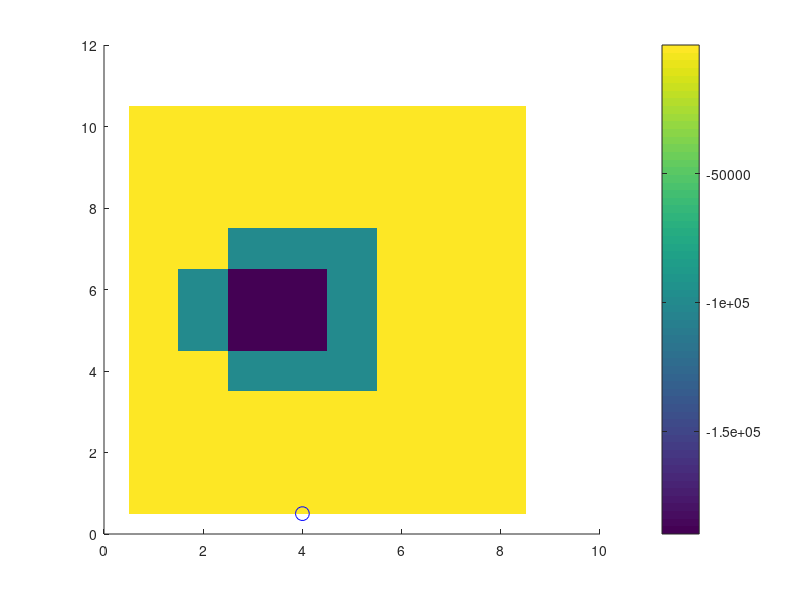

Here is the MATLAB script that generated this plot: (Note: this script raises an error after producing the figure.)
%% Value-iteration with low-fidelity model.
function lf_global_planner_vi()
    global actions gridW gridH xgoal INF

    % Goal location
    xgoal = [4; 9];
    
    % Definition of infinity
    INF = 100000;

    % World bounds and actions. 
    % Lower LH corner of world is (0,0)
    % Upper RH corner of world is (8,10)
    gridW = 8; 
    gridH = 10; 
    actions = {'up', 'down', 'left', 'right'};
    
    % Compute value
    gamma = 0.9;
    optV = valueIteration(gamma);
    
    % Plot the world
    plotWorld(optV)
end

%% Value iteration algorithm
function V = valueIteration(gamma)
    global gridW gridH xgoal INF
    maxIter = 1000;
    eps = 1e-8;
    % Important to initialize V with -inf everywhere but goal
    V = ones(gridH, gridW)*(-INF)
    V(xgoal(2),xgoal(1)) = 0.0;
    for i=1:maxIter
        prevV = V;
        V = runIteration(prevV, gamma);
        % Return if we converged
        diff = sum(sum(abs(prevV - V)));
        if diff <= eps
            fprintf('Value iteration converged at iteration: %d\n', i);
            return 
        else
            fprintf('Not converged: %f\n', diff);
        end
    end
end

%% Evaluate Policy by updating the value of every state by diffusing the 
% rewards backwards through the dynamics of the world and current policy
function V = runIteration(V, gamma)
    global gridW gridH xgoal
    for r=1:gridH
        for c=1:gridW
            allowedA = allowedActions(r, c);
            [~,numAllowed] = size(allowedA);
            qsa = zeros(size(allowedA));
            for idx=1:numAllowed
                a = allowedA{idx};
                [rnext, cnext, ~] = transition(r,c,a);
                qsa(idx) = reward(r,c,a) + gamma*V(rnext,cnext);
            end
            % Do \argmax_a Q(s,a)
            V(r,c) = max(qsa);
        end
    end
    % == debugging == %
    plotWorld(V, xgoal);
    drawnow;
    pause(0.5);
    % == debugging == %
end

%% Reward function
function re = reward(r,c,a)
    global xgoal INF
    inObs = (r == 5 && c == 2) || (r == 6 && c == 2) || (r >=4 && r <= 7 && c >= 3 && c <= 5);
    if r == xgoal(2) && c == xgoal(1)
        % if you're at the goal, no penalty
        re = 0.0;
    elseif inObs
        % penalize being inside obs with -Inf
        re = -INF;
    else
        % penalize all actions -1 (bc up,down,left,right)
        re = -1;
    end
end

%% Initializes rewards on gridworld
function reward = initializeRewards()
    global gridH gridW xgoal INF
    reward = zeros(gridH, gridW);
    % Set goal reward
    reward(xgoal(2),xgoal(1)) = 0.0;
    % Set obstacle penalty
    reward(5,2) = -INF; 
    reward(6,2) = -INF; 
    for i=4:7
        for j=3:5
            reward(i,j) = -100000;%-Inf;
        end
    end
end

%% Get a list of all possible actions that are allowed from (r,c)
function allowedAct = allowedActions(r, c)
    global actions
    allowedAct = {};
    [~,numA] = size(actions);
    for i=1:numA
        a = actions{i};
        [~,~,illegal] = transition(r,c,a);
        if ~illegal
            allowedAct{end+1} = a;
        end
    end
end

%% Given state = (row,col) and current action, returns 
% the next state we would end up in if we took this action.
% Sets illegal flag if this action is not allowed
function [rnext,cnext,illegal] = transition(r, c, a)
	global gridW gridH
    illegal = 0;
    rnext = r;
    cnext = c;
    if strcmp(a,'up')
        rnext = r + 1;
    elseif strcmp(a,'down')
        rnext = r - 1;
    elseif strcmp(a,'left')
        cnext = c - 1;
    elseif strcmp(a,'right')
        cnext = c + 1;
    end
        
    % Check that the new locations are within world bounds
    if rnext <= 0 || rnext > gridH
        rnext = r;
        illegal = 1;
    end
    if cnext <= 0 || cnext > gridW
        cnext = c;
        illegal = 1;
    end
end

function plotWorld(world,xgoal)
    clf
    hold on
    % Plot values of gridworld
    clims = [-10.0,0.0];
    imagesc(world, clims);
    colorbar

    % Plot start and goal
    plot(4, 0.5, 'bo', 'MarkerSize', 10);
    plot(xgoal(1), xgoal(2), 'ro', 'MarkerSize', 10);

    % Plot obstacles
    viscircles([2.5 5.5], 0.8, 'Color', 'k');
    viscircles([3 5.5], 1, 'Color', 'k');
    viscircles([4 5.5], 1.5, 'Color', 'k');

    axis([0 9 0 11]);
end

%% Policy update
%  Pi'(s) = argmax_a Q(s,a)
% function P = updatePolicy(reward, P, V, gamma)
% 	global actions gridW gridH
% 	for r=1:gridH
%         for c=1:gridW
%             vmax = 0.0;
%             nmax = 0;
%             vs = [];
%             allowedA = allowedActions(r, c);
%             [~,numAllowed] = size(allowedA);
%             i = 0;
%             % compute value of taking each allowed action
%             for idx=1:numAllowed
%                 a = allowedA(idx);
%                 [rnext, cnext, ~] = transition(r,c,a);
%                 % get value of taking action a
%                 v = reward(r,c) + gamma*V(rnext,cnext);
%                 % store value to maintain max
%                 vs = [vs, v];
%                 if i == 0 || v > vmax
%                     vmax = v; nmax = 1;
%                 elseif v == vmax
%                     nmax = nmax+1;
%                 end
%                 i = i+1;
%             end
%             i = 0;
%             % update policy across all actions 
%             for idx=1:numAllowed
%                 a = allowedA(idx);
%                 aidx = find(strcmp(actions,a));
%                 if vs(idx) == vmax
%                     P(r,c,aidx) = 1.0/nmax;
%                 else
%                     P(r,c,aidx) = 0.0;
%                 end
%                 i = i +1;
%             end
%         end
%     end
% end

%% Initializes P
% function P = initializeP()
%     global actions gridW gridH
%     [~,numA] = size(actions);
%     P = zeros(gridH, gridW, numA);
%     for r=1:gridH
%         for c=1:gridW
%             allowedA = allowedActions(r, c);
%             [~,numAllowed] = size(allowedA);
%             [~,numA] = size(actions);
%             for aidx=1:numA
%                 a = actions{aidx};
%                 [~,~,illegal] = transition(r,c,a);
%                 if ~illegal
%                     P(r,c,aidx) = 1.0/numAllowed;
%                 else
%                     P(r,c,aidx) = 0.0;
%                 end
%             end
%         end
%     end
% end
